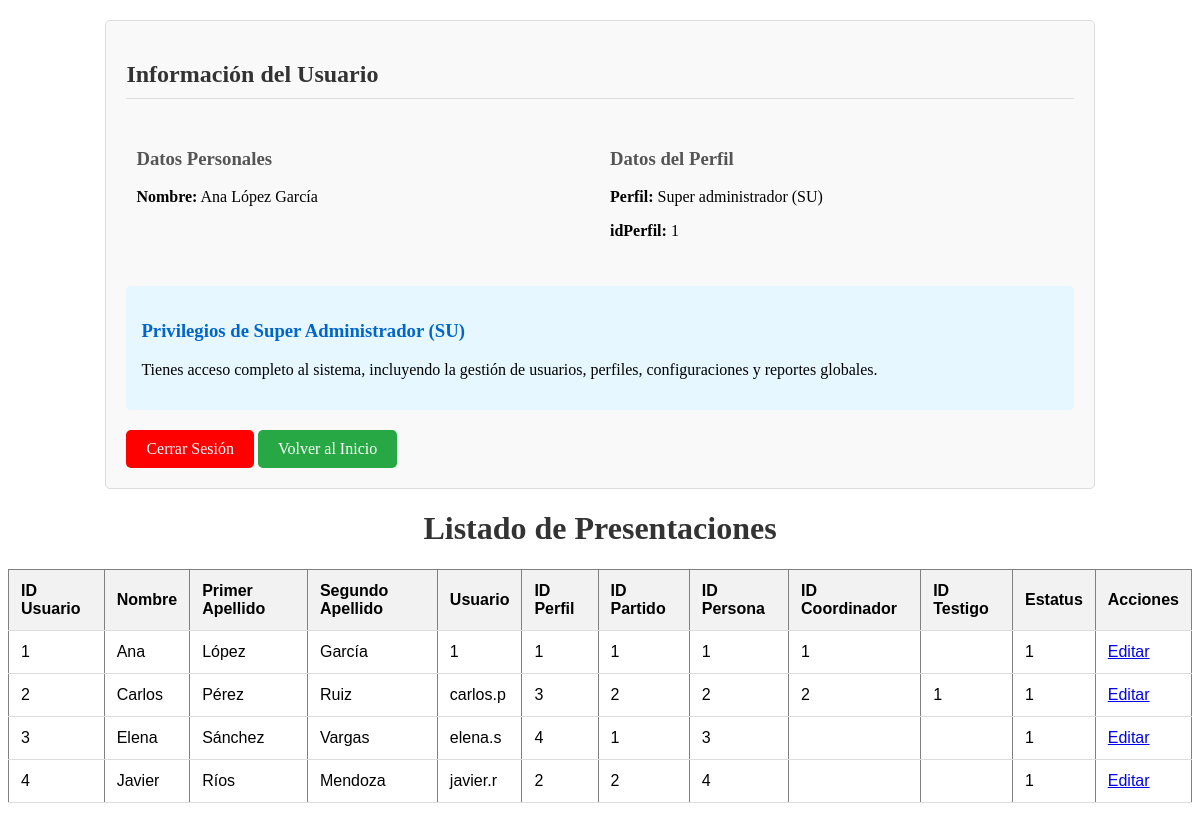
The page /vistas/obtener_usuarios.php (signed in) on the database its author committed.
### tables this page shows
CREATE TABLE `dbo_usuarios` (
  `idUsuario` int(10) NOT NULL,
  `nombre` varchar(70) NOT NULL,
  `primApellido` varchar(70) NOT NULL,
  `segApellido` varchar(70) NOT NULL,
  `usuario` varchar(10) NOT NULL,
  `password` varchar(50) NOT NULL,
  `idPerfil` int(10) NOT NULL,
  `idPartido` int(10) DEFAULT NULL,
  `idPersona` int(10) DEFAULT NULL,
  `idCoordinador` int(11) DEFAULT NULL,
  `idTestigo` int(11) DEFAULT NULL,
  `estatus` int(10) NOT NULL DEFAULT 1 COMMENT '1: Activo | 0: Inactivo'
);

CREATE TABLE `dbo_login_perfiles` (
  `idPerfil` int(11) NOT NULL,
  `perfil` varchar(200) NOT NULL,
  `alias` char(3) NOT NULL
);

### modelos/listas2.php (the view, shortened to what this page needs)
<?php
class consulta_observador extends BaseDatos
{
public function obtener_usuarios()
{
    $sql = "SELECT idUsuario, nombre, primApellido, segApellido, usuario, idPerfil, idPartido, idPersona, idCoordinador, idTestigo, estatus
            FROM dbo_usuarios
            WHERE 1";
    $con = $this->getBD();
    $result = $con->query($sql);
    if ($result && $result->num_rows > 0) {
        echo '<table border="1">';
        echo '<thead>';
        echo '<tr>';
        echo '<th>ID Usuario</th>';
        echo '<th>Nombre</th>';
        echo '<th>Primer Apellido</th>';
        echo '<th>Segundo Apellido</th>';
        echo '<th>Usuario</th>';
        echo '<th>ID Perfil</th>';
        echo '<th>ID Partido</th>';
        echo '<th>ID Persona</th>';
        echo '<th>ID Coordinador</th>';
        echo '<th>ID Testigo</th>';
        echo '<th>Estatus</th>';
        echo '<th>Acciones</th>';
        echo '</tr>';
        echo '</thead>';
        echo '<tbody>';
        while ($row = $result->fetch_assoc()) {
            echo '<tr>';
            echo '<td>' . htmlspecialchars($row['idUsuario']) . '</td>';
            echo '<td>' . htmlspecialchars($row['nombre']) . '</td>';
            echo '<td>' . htmlspecialchars($row['primApellido']) . '</td>';
            echo '<td>' . htmlspecialchars($row['segApellido']) . '</td>';
            echo '<td>' . htmlspecialchars($row['usuario']) . '</td>';
            echo '<td>' . htmlspecialchars($row['idPerfil']) . '</td>';
            echo '<td>' . htmlspecialchars($row['idPartido']) . '</td>';
            echo '<td>' . htmlspecialchars($row['idPersona']) . '</td>';
            echo '<td>' . htmlspecialchars($row['idCoordinador']) . '</td>';
            echo '<td>' . htmlspecialchars($row['idTestigo']) . '</td>';
            echo '<td>' . htmlspecialchars($row['estatus']) . '</td>';
            echo '<td><a href="editar_usuario.php?id=' . urlencode($row['idUsuario']) . '">Editar</a></td>';
            echo '</tr>';
        }
        echo '</tbody>';
        echo '</table>';
    } else {
        echo '<p>No se encontraron resultados.</p>';
    }
}
public function obtener_usuario_por_id($idUsuario)
{
    $sql = "SELECT
                u.idUsuario,
                u.nombre,
                u.primApellido,
                u.segApellido,
                u.usuario,
                u.password,
                u.idPerfil,
                lp.perfil,
                lp.alias,
                u.idPartido,
                u.idPersona,
                c.idCoordinador AS idCoordinador,
                u.idTestigo,
                u.estatus
            FROM dbo_usuarios u
            INNER JOIN dbo_login_perfiles lp ON u.idPerfil = lp.idPerfil
            LEFT JOIN dbo_coordinadores c ON u.idPersona = c.idPersona
            WHERE u.idUsuario = ?";
    $con = $this->getBD();
    $stmt = $con->prepare($sql);
    $stmt->bind_param("i", $idUsuario);
    $stmt->execute();
    $resultado = $stmt->get_result();
    return $resultado->fetch_assoc();
}
}

### controladores/validar.php (shortened to what this page needs)
<?php
include_once('../modelos/listas2.php');
$consulta_observador = new consulta_observador();
$usuario_actual = $consulta_observador->obtener_usuario_por_id($_SESSION['idUsuario']);
function mostrar_info_usuario($usuario) {
    echo "<div style='width: 80%; margin: 20px auto; padding: 20px; border: 1px solid #ddd; border-radius: 5px; background-color: #f9f9f9;'>
            <h2 style='color: #333; border-bottom: 1px solid #ddd; padding-bottom: 10px;'>Información del Usuario</h2>
            <div style='display: flex; flex-wrap: wrap;'>
                <div style='flex: 1; min-width: 200px; margin: 10px;'>
                    <h3 style='color: #555;'>Datos Personales</h3>
                    <p><strong>Nombre:</strong> {$usuario['nombre']} {$usuario['primApellido']} {$usuario['segApellido']}</p>
                </div>
                <div style='flex: 1; min-width: 200px; margin: 10px;'>
                    <h3 style='color: #555;'>Datos del Perfil</h3>
                    <p><strong>Perfil:</strong> {$usuario['perfil']} ({$usuario['alias']})</p>
                    <p><strong>idPerfil:</strong> {$usuario['idPerfil']}</p>
                </div>
            </div>";
    switch ($usuario['idPerfil']) {
        case 1:
            echo "<div style='margin-top: 20px; padding: 15px; background-color: #e6f7ff; border-radius: 5px;'>
                <h3 style='color: #0066cc;'>Privilegios de Super Administrador (SU)</h3>
                <p>Tienes acceso completo al sistema, incluyendo la gestión de usuarios, perfiles, configuraciones y reportes globales.</p>
              </div>";
            break;
    }
    echo "
    <a href='/coordinadores_y_testigos/controladores/cerrar_sesion.php' style='display: inline-block; margin-top: 20px; padding: 10px 20px; background-color:rgb(255, 0, 0); color: white; text-decoration: none; border-radius: 5px;'>Cerrar Sesión</a>
    <a href='index.php' style='display: inline-block; margin-top: 20px; padding: 10px 20px; background-color: #28a745; color: white; text-decoration: none; border-radius: 5px;'>Volver al Inicio</a>
    </div>
    ";
}
if ($usuario_actual) {
    mostrar_info_usuario($usuario_actual);
} else {
    echo "<div style='text-align: center; margin-top: 20px;'>
            <p style='color: red; font-weight: bold;'>No se pudo obtener la información del usuario.</p>
            <p style='color: #555;'>Por favor, contacta al administrador del sistema.</p>
          </div>";
}
?>

### vistas/css/estilos.css (style rules this page uses)
table { border-collapse: collapse; width: 100%; margin: 1rem 0; font-family: Arial, sans-serif; }
th, td { padding: 0.75rem; text-align: left; border-bottom: 1px solid #ddd; }
th { background-color: #f2f2f2; font-weight: bold; }

### rows shown on the page
dbo_usuarios: nombre "Ana", primApellido "López", segApellido "García", idPerfil.perfil "Super administrador", idPerfil.alias "SU", idPerfil "1", idUsuario "1", usuario "1", idPartido "1", idPersona "1", idCoordinador "1", estatus "1"
dbo_usuarios: idUsuario "2", nombre "Carlos", primApellido "Pérez", segApellido "Ruiz", usuario "carlos.p", idPerfil "3", idPartido "2", idPersona "2", idCoordinador "2", idTestigo "1", estatus "1"
dbo_usuarios: idUsuario "3", nombre "Elena", primApellido "Sánchez", segApellido "Vargas", usuario "elena.s", idPerfil "4", idPartido "1", idPersona "3", estatus "1"
dbo_usuarios: idUsuario "4", nombre "Javier", primApellido "Ríos", segApellido "Mendoza", usuario "javier.r", idPerfil "2", idPartido "2", idPersona "4", estatus "1"
